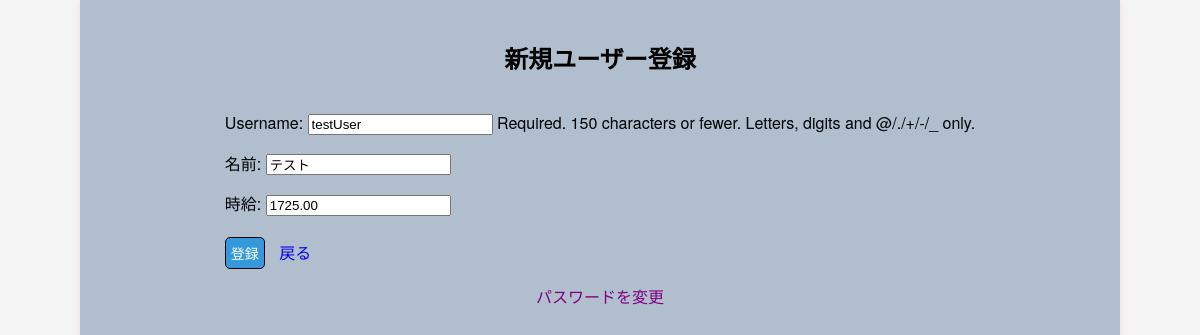
Screenshot of /update_user/ (signed in) with the database file from the repository.
### attendance/models.py (models this page shows, shortened)
class Employee(AbstractUser):
    groups = models.ManyToManyField(
        'auth.Group',
        verbose_name='groups',
        blank=True,
        help_text='The groups this user belongs to.',
        related_name='employee_set'
    )
    user_permissions = models.ManyToManyField(
        'auth.Permission',
        verbose_name='user permissions',
        blank=True,
        help_text='Specific permissions for this user.',
        related_name='employee_set'
    )
    employee_id = models.CharField('名前', max_length=10, unique=True)
    hourly_rate = models.DecimalField('時給', max_digits=10, decimal_places=2, default=1000)
    class Meta:
        verbose_name = '名前'
        verbose_name_plural = 'ユーザ一覧'

### attendance/views.py (the view)
# urls.py: path('update_user/', views.UserUpdateView.as_view(), name='update_user'),
class UserUpdateView(UpdateView):
    model = Employee
    template_name = 'attendance/user_form.html'
    fields = ['username', 'employee_id', 'hourly_rate']
    success_url = reverse_lazy('attendance:attendance_list')
    def get_object(self):
        return self.request.user
    def get_form(self, form_class=None):
        form = super().get_form(form_class)
        return form

### attendance/templates/attendance/user_form.html
{% extends 'attendance/base.html' %} {% block content %}
<div class="container">
  <h2>新規ユーザー登録</h2>
  <form method="post">
    {% csrf_token %} {{ form.as_p }}
    <button class="register-user-btn" type="submit">登録</button>
    <a class="new-user-back-btn" href="{% url 'attendance:attendance_list' %}"
      >戻る</a
    >
  </form>
  <div class="password-change">
    <a href="{% url 'attendance:password_change' %}" class="btn btn-secondary"
      >パスワードを変更</a
    >
  </div>
</div>
{% endblock content %}

### attendance/static/css/bace.css (style rules this page uses)
body { margin: 0; padding: 0; font-family: "Helvetica Neue", Arial, sans-serif; background-color: #f5f5f5; }
.container { max-width: 1000px; margin: 0 auto; padding: 20px; background-color: rgb(176, 190, 206); box-shadow: 0 0 10px rgba(161, 50, 50, 0.1); min-height: 100vh; display: flex; flex-direction: column; align-items: center; }

### attendance/static/css/pages/component.css (style rules this page uses)
.new-user-back-btn { display: inline-flex; justify-content: center; align-items: center; text-decoration: none; margin-left: 10px; }
.register-user-btn { background-color: #3498db; color: white; border-radius: 5px; font-size: 14px; padding: 5px 5px; margin: 5px 0; border: 1px solid black; transition: background-color 0.3s ease; }
.password-change { display: flex; justify-content: center; align-items: center; margin: 10px 0; }
.password-change a { text-decoration: none; color: purple; }

### rows the page displays
Employee: username "testUser", employee_id "テスト", hourly_rate "1725.00"
